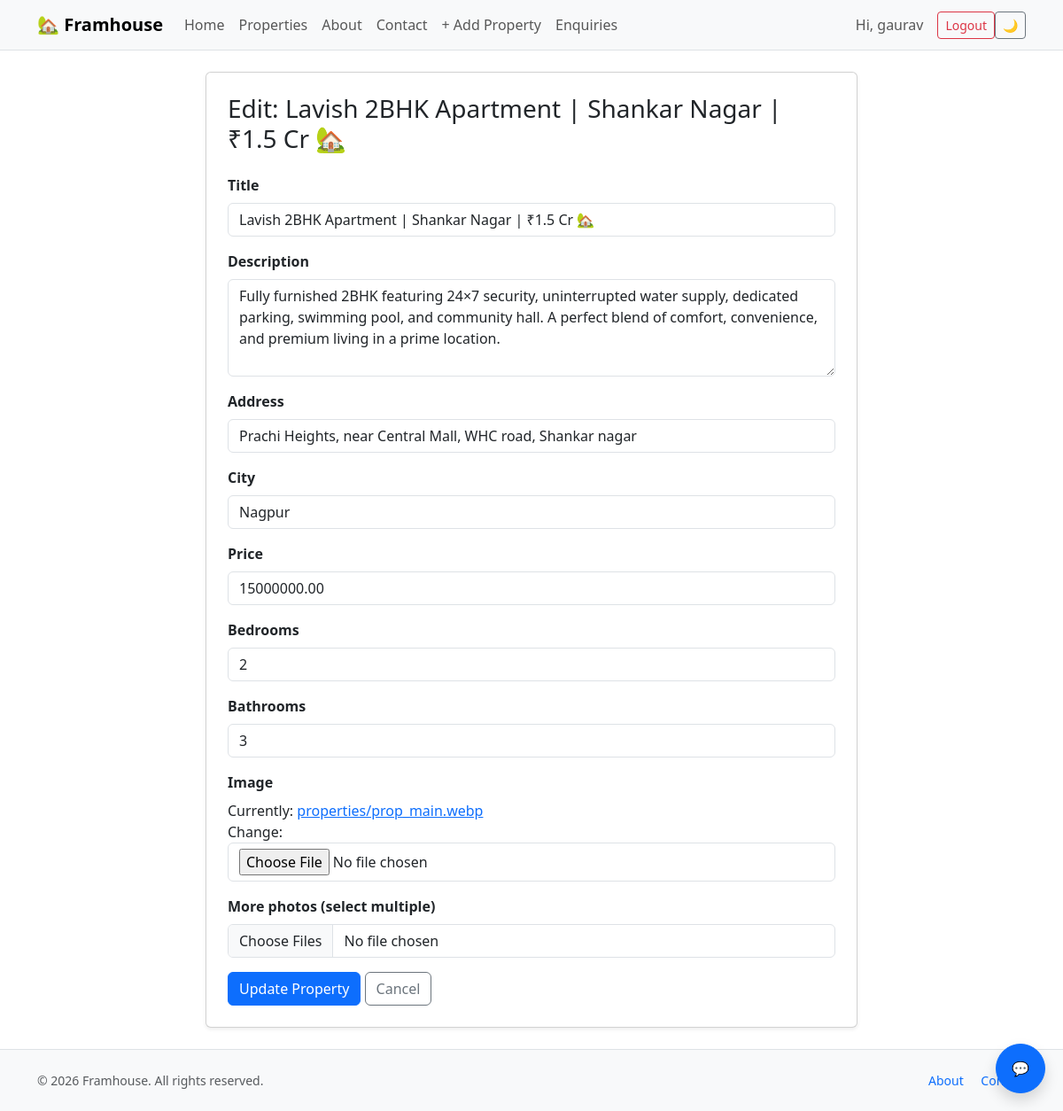
The app's page /properties/update/1/ (signed in) with its own data.
### listing/models.py (models this page shows, shortened)
class Property(models.Model):
    title = models.CharField(max_length=200)
    description = models.TextField()
    price = models.DecimalField(max_digits=10, decimal_places=2)
    bedrooms = models.PositiveSmallIntegerField(default=1)
    bathrooms = models.PositiveSmallIntegerField(default=1)
    address = models.CharField(max_length=200)
    city = models.CharField(max_length=100, default='')
    image = models.ImageField(upload_to='properties/')

### listing/views.py (the view)
# urls.py: path("update/<int:id>/", views.update_property, name="update_property"),
@staff_member_required
def update_property(request, id):
    prop = get_object_or_404(Property, id=id)
    form = PropertyForm(request.POST or None, request.FILES or None, instance=prop)
    if form.is_valid():
        prop = form.save()
        _save_extra_images(form, prop)
        return redirect("property_detail", id=prop.id)
    return render(request, "listing/update_property.html", {"form": form, "property": prop})

### listing/forms.py (shortened to what this page needs)
class PropertyForm(forms.ModelForm):
    extra_images = MultipleImageField(
        required=False,
        label="More photos (select multiple)",
    )
    class Meta:
        model = Property
        fields = ['title', 'description', 'address', 'city', 'price', 'bedrooms', 'bathrooms', 'image']
        widgets = {
            'title': forms.TextInput(attrs={
                'class': 'form-control',
                'placeholder': 'Enter property title',
            }),
            'description': forms.Textarea(attrs={
                'class': 'form-control',
                'placeholder': 'Enter property description',
                'rows': 4,
            }),
            'address': forms.TextInput(attrs={
                'class': 'form-control',
                'placeholder': 'Enter property address',
            }),
            'city': forms.TextInput(attrs={
                'class': 'form-control',
                'placeholder': 'Enter city',
            }),
        }

### templates/listing/update_property.html (shortened to what this page needs)
{% extends "base.html" %}
{% block content %}
<div class="row justify-content-center">
  <div class="col-12 col-md-10 col-lg-8">
    <div class="card shadow-sm">
      <div class="card-body p-4">
        <h1 class="h3 mb-4">Edit: {{ property.title }}</h1>
        <form method="post" enctype="multipart/form-data" novalidate>
          {% include "partials/form_fields.html" %}
          <button type="submit" class="btn btn-primary">Update Property</button>
          <a href="{% url 'property_detail' property.id %}" class="btn btn-outline-secondary">Cancel</a>
        </form>
      </div>
    </div>
  </div>
</div>
{% endblock %}

### templates/base.html (shortened to what this page needs)
<!DOCTYPE html>
<html lang="en" data-bs-theme="light">
<head>
  <link href="https://cdn.jsdelivr.net/npm/bootstrap@5.3.3/dist/css/bootstrap.min.css" rel="stylesheet">
</head>
<body class="d-flex flex-column min-vh-100">
  <nav class="navbar navbar-expand-lg bg-body-tertiary border-bottom sticky-top">
    <div class="container">
      <a class="navbar-brand fw-bold" href="{% url 'home' %}">🏡 Framhouse</a>
      <div class="d-flex align-items-center gap-2 order-lg-last">
        <button id="themeToggle" class="btn btn-outline-secondary btn-sm" type="button" aria-label="Toggle dark mode">🌙</button>
      </div>
      <div class="collapse navbar-collapse" id="mainNav">
        <ul class="navbar-nav me-auto mb-2 mb-lg-0">
          <li class="nav-item"><a class="nav-link {% if request.resolver_match.url_name == 'home' %}active{% endif %}" href="{% url 'home' %}">Home</a></li>
          <li class="nav-item"><a class="nav-link {% if request.resolver_match.url_name == 'property_list' %}active{% endif %}" href="{% url 'property_list' %}">Properties</a></li>
          <li class="nav-item"><a class="nav-link {% if request.resolver_match.url_name == 'about' %}active{% endif %}" href="{% url 'about' %}">About</a></li>
          <li class="nav-item"><a class="nav-link {% if request.resolver_match.url_name == 'contact' %}active{% endif %}" href="{% url 'contact' %}">Contact</a></li>
          {% if user.is_staff %}
            <li class="nav-item"><a class="nav-link" href="{% url 'add_property' %}">+ Add Property</a></li>
            <li class="nav-item"><a class="nav-link" href="{% url 'inquiries' %}">Enquiries</a></li>
          {% endif %}
        </ul>
        <ul class="navbar-nav align-items-lg-center gap-lg-2 mb-2 mb-lg-0">
          {% if user.is_authenticated %}
            <li class="nav-item"><span class="navbar-text me-lg-2">Hi, {{ user.username }}</span></li>
            <li class="nav-item">
              <form method="post" action="{% url 'logout' %}" class="d-inline">
                <button type="submit" class="btn btn-outline-danger btn-sm">Logout</button>
              </form>
            </li>
          {% else %}
            <li class="nav-item"><a class="btn btn-outline-primary btn-sm me-lg-1" href="{% url 'signin' %}">Sign In</a></li>
            <li class="nav-item"><a class="btn btn-primary btn-sm" href="{% url 'signup' %}">Sign Up</a></li>
          {% endif %}
        </ul>
      </div>
    </div>
  </nav>
  <main class="flex-grow-1 py-4">
    <div class="container">
      {% block content %}{% endblock %}
    </div>
  </main>
  <footer class="border-top bg-body-tertiary py-4 mt-auto">
    <div class="container d-flex flex-column flex-md-row justify-content-between align-items-center gap-2 small text-body-secondary">
      <div>© {% now "Y" %} Framhouse. All rights reserved.</div>
      <div>
        <a class="text-decoration-none me-3" href="{% url 'about' %}">About</a>
        <a class="text-decoration-none" href="{% url 'contact' %}">Contact</a>
      </div>
    </div>
  </footer>
  <button id="chatToggle" class="btn btn-primary rounded-circle shadow position-fixed" style="bottom:20px;right:20px;width:56px;height:56px;z-index:1050" type="button" aria-label="Open chat">💬</button>
</body>
</html>

### templates/partials/form_fields.html (shortened to what this page needs)
<div class="dj-form">
  {% for field in form %}
    <div class="mb-3">
      <label class="form-label fw-semibold d-block" {% if field.widget_type != 'radioselect' %}for="{{ field.id_for_label }}"{% endif %}>{{ field.label }}</label>
      {% if field.widget_type == 'radioselect' %}
        {% for radio in field %}
          <div class="form-check form-check-inline">
            {{ radio.tag }}
            <label class="form-check-label" for="{{ radio.id_for_label }}">{{ radio.choice_label }}</label>
          </div>
        {% endfor %}
      {% else %}
        {{ field }}
      {% endif %}
    </div>
  {% endfor %}
</div>

### templates/base.html (style rules this page uses)
.dj-form input[type="number"], .dj-form input[type="file"], .dj-form select { display: block; width: 100%; padding: .375rem .75rem; border: 1px solid var(--bs-border-color); border-radius: var(--bs-border-radius); background-color: var(--bs-body-bg); color: var(--bs-body-color); }
.dj-form label { cursor: pointer; }

### records on screen
Property: title "Lavish 2BHK Apartment | Shankar Nagar | ₹1.5 Cr 🏡", form "Lavish 2BHK Apartment | Shankar Nagar | ₹1.5 Cr 🏡" "Fully furnished 2BHK featuring 24×7 security, uninterrupted water supply, dedicated parking, swimming pool, and community hall. A perfect blend of comfort, convenience, and premium living in a prime location." "Prachi Heights, near Central Mall, WHC road, Shankar nagar" "Nagpur" "15000000.00" "2" "3"

### other values on screen
{{ user.username }} "gaurav"
{{ field.label }} "Title" "Description" "Address" "City" "Price" "Bedrooms" "Bathrooms" "Image" "More photos (select multiple)"
